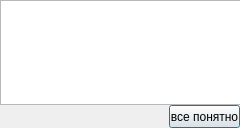
<?xml version="1.0" encoding="UTF-8"?>
<ui version="4.0">
 <class>popup</class>
 <widget class="QDialog" name="popup">
  <property name="geometry">
   <rect>
    <x>0</x>
    <y>0</y>
    <width>240</width>
    <height>128</height>
   </rect>
  </property>
  <property name="windowTitle">
   <string>Dialog</string>
  </property>
  <widget class="QPushButton" name="pushButton">
   <property name="geometry">
    <rect>
     <x>169</x>
     <y>105</y>
     <width>71</width>
     <height>23</height>
    </rect>
   </property>
   <property name="text">
    <string>все понятно</string>
   </property>
  </widget>
  <widget class="QTextEdit" name="textEdit">
   <property name="geometry">
    <rect>
     <x>0</x>
     <y>0</y>
     <width>241</width>
     <height>105</height>
    </rect>
   </property>
  </widget>
 </widget>
 <resources/>
 <connections/>
</ui>
